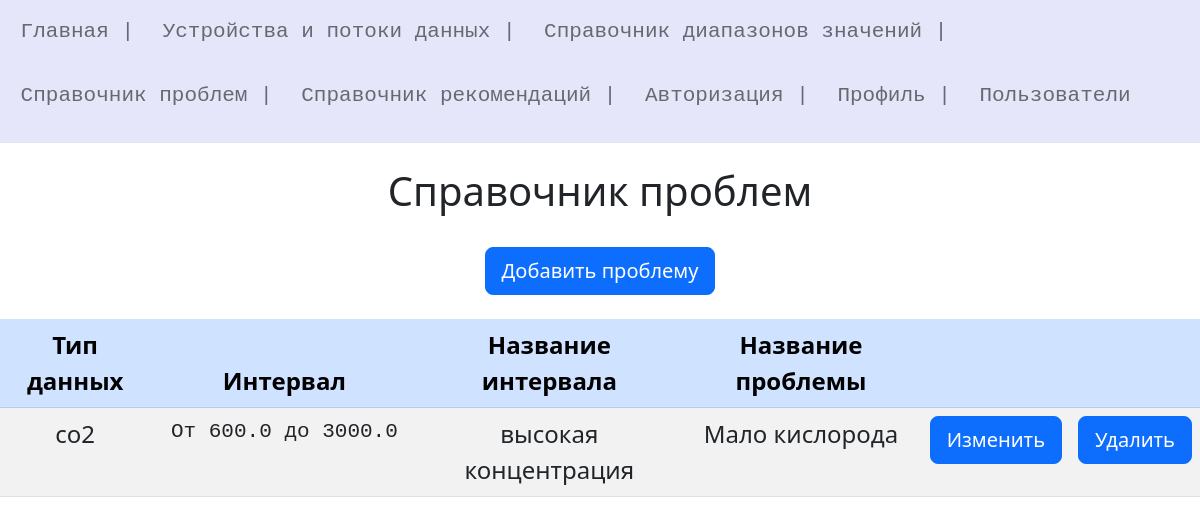
/problems (signed in), run on an earlier commit of the app's database.
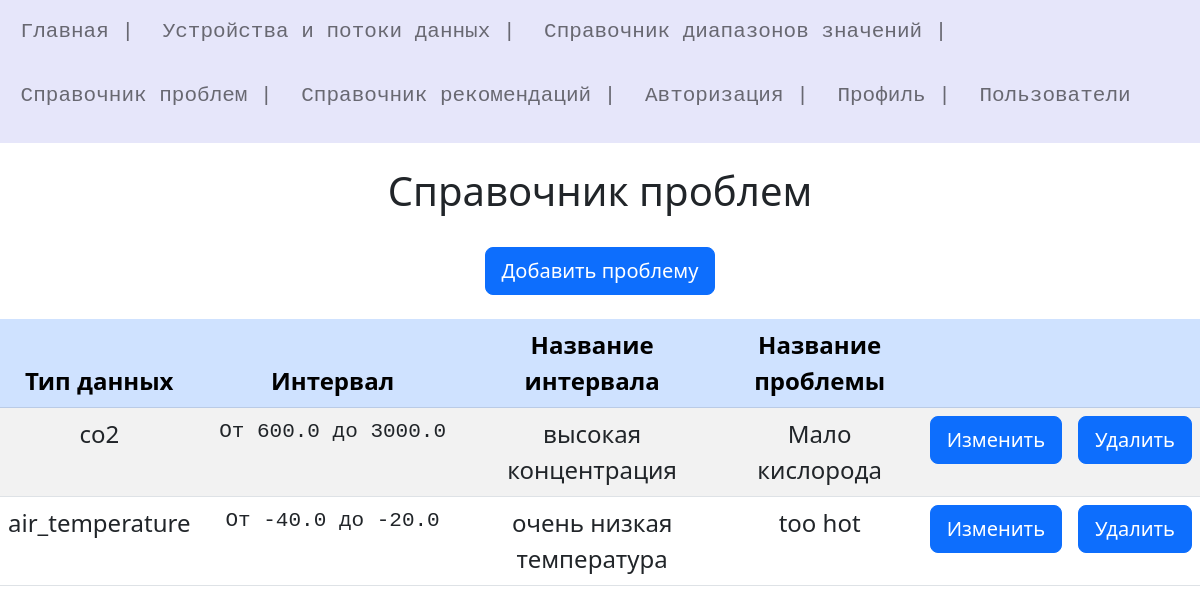
And on a later commit of the database.
### models.py (models this page shows)
class Problem(db.Model):
    id = db.Column(db.Integer, primary_key=True)
    Name = db.Column(db.String(50))
    Range_Id = db.Column(db.Integer, db.ForeignKey('range.id'))
    rng = db.relationship('Range', backref='Problem', uselist=False , lazy='subquery')
    adv = db.relationship('Advice', backref='Problem', uselist=True, lazy='subquery')

class Range(db.Model):
    id = db.Column(db.Integer, primary_key=True)
    Min = db.Column(db.Float)
    Max = db.Column(db.Float)
    Name = db.Column(db.String(50))
    Type_of_data = db.Column(db.String(50))
    thre = db.relationship('Thread', backref = 'Range', uselist=True, lazy='subquery')
    prob = db.relationship('Problem', backref = 'Range', uselist=True, lazy='subquery')

### Thread/thread.py (the view)
@app.route("/problems")
@login_required
def problems():
    try:
        problems = db.session.query(Problem).all()
    except:
        print("Ошибка считывания проблем из Базы данных")
    return render_template('thread/problems.html', title="Справочник проблем", content = problems)

### User/UserLogin.py (called while the page is built)
    def fromDB(self, user_id, db, User, app ):
        try:
            with app.app_context():
                self.__user = User.query.filter_by(id=user_id).first()
            if not self:
                print("Пользователь не найден")
                return False
            return self
        except:
            print("Ошибка получения данных из БД")
            return False

### User/user.py (called while the page is built)
@login_manager.user_loader
def load_user(user_id):
    print("load_user")
    return UserLogin().fromDB(user_id,db,User,app)

### Thread/templates/thread/problems.html (shortened to what this page needs)
{% extends 'base.html' %}
{% block content %}
    {{ super() }}
    <center>
    <br>
    <a class="btn btn-primary btn-lg" href="{{url_for('add_problem')}}" role="button" >Добавить проблему</a>
    <br><br>
    <table class="table table-striped" style="width: 1200px;">
        <thead class="table-primary" >
            <tr class = " fs-4" >
                <th scope="col" class='text-center'>Тип данных</th>
                <th scope="col" class='text-center'>Интервал</th>
                <th scope="col" class='text-center'>Название интервала</th>
                <th scope="col" class='text-center'>Название проблемы</th>
                <th scope="col" class='text-center'> </th>
                <th scope="col" class='text-center'> </th>
            </tr>
        </thead>
        <tbody class="fs-4">
        {% for k in content %}
        <tr>
            <td class='text-center'>{{k.rng.Type_of_data}}</td>
            <td class='text-center'><pre> От {{k.rng.Min}} до {{k.rng.Max}} </pre></td>
            <td class='text-center'>{{k.rng.Name}}</td>
            <td class='text-center'>{{k.Name}}</td>
            <td class='text-center'><a class="btn btn-primary btn-lg" href="/update_problem/{{k.id}}" role="button" >Изменить</a></td>
            <td class='text-center'><a class="btn btn-primary btn-lg" href="/delete_problem/{{k.id}}" role="button" >Удалить</a></td>
        </tr>
        {% endfor -%}
        </tbody>
    </table>
    </center>
{% endblock %}

### templates/base.html (shortened to what this page needs)
<!DOCTYPE html>
<html>
<head>
	<link href="https://cdn.jsdelivr.net/npm/bootstrap@5.2.2/dist/css/bootstrap.min.css" rel="stylesheet">
	<link rel="stylesheet" type="text/css" href="https://cdn.jsdelivr.net/npm/daterangepicker/daterangepicker.css" />
</head>
<body >
{% block content -%}
	{%- block mainmenu -%}
	<font size="5" color="white">
	<nav class="navbar navbar-expand-lg navbar-light justify-content-md-center" style="background-color: #E6E6FA">
		  <div  class="nav navbar-nav text-white" >
			  <a class="nav-item nav-link " href="/" ><pre> Главная |</pre></a>
			  <a class="nav-item nav-link " href="/devices"><pre> Устройства и потоки данных |</pre></a>
			  <a class="nav-item nav-link " href="/ranges"><pre> Справочник диапазонов значений |</pre></a>
			  <a class="nav-item nav-link " href="/problems"><pre> Справочник проблем |</pre></a>
			  <a class="nav-item nav-link " href="/advices"><pre> Справочник рекомендаций |</pre></a>
			  <a class="nav-item nav-link " href="/login"><pre> Авторизация |</pre></a>
			  <a class="nav-item nav-link " href="/profile"><pre> Профиль |</pre></a>
			  <a class="nav-item nav-link " href="/all_profiles"><pre> Пользователи </pre></a>
		  </div>
	</nav>
	</font>
	<br>
	{% endblock mainmenu -%}
		<center>
		{% if title -%}
			<h1> {{title}}</h1>
		{% endif %}
		</center>
{% endblock -%}
</body >
</html>

What changed in the data, as far as the page shows it:
added Problem: rng.Type_of_data "air_temperature", rng.Min "-40.0", rng.Max "-20.0", rng.Name "очень низкая температура", Name "too hot"
